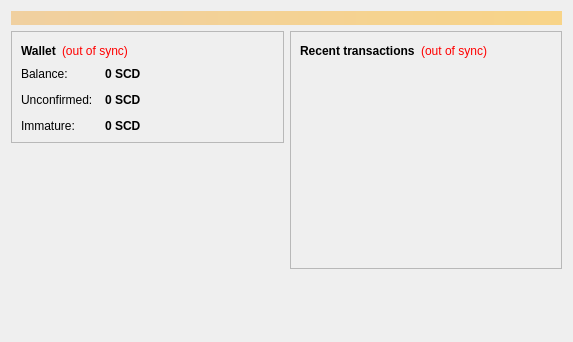
<?xml version="1.0" encoding="UTF-8"?>
<ui version="4.0">
 <class>OverviewPage</class>
 <widget class="QWidget" name="OverviewPage">
  <property name="geometry">
   <rect>
    <x>0</x>
    <y>0</y>
    <width>573</width>
    <height>342</height>
   </rect>
  </property>
  <property name="windowTitle">
   <string>Form</string>
  </property>
  <layout class="QVBoxLayout" name="topLayout">
   <item>
    <widget class="QLabel" name="labelAlerts">
     <property name="visible">
      <bool>false</bool>
     </property>
     <property name="styleSheet">
      <string notr="true">background-color: qlineargradient(x1: 0, y1: 0, x2: 1, y2: 0, stop:0 #F0D0A0, stop:1 #F8D488); color:#000000;</string>
     </property>
     <property name="wordWrap">
      <bool>true</bool>
     </property>
     <property name="margin">
      <number>3</number>
     </property>
    </widget>
   </item>
   <item>
    <layout class="QHBoxLayout" name="horizontalLayout" stretch="1,1">
     <item>
      <layout class="QVBoxLayout" name="verticalLayout_2">
       <item>
        <widget class="QFrame" name="frame">
         <property name="frameShape">
          <enum>QFrame::StyledPanel</enum>
         </property>
         <property name="frameShadow">
          <enum>QFrame::Raised</enum>
         </property>
         <layout class="QVBoxLayout" name="verticalLayout_4">
          <item>
           <layout class="QHBoxLayout" name="horizontalLayout_4">
            <item>
             <widget class="QLabel" name="label_5">
              <property name="font">
               <font>
                <weight>75</weight>
                <bold>true</bold>
               </font>
              </property>
              <property name="text">
               <string>Wallet</string>
              </property>
             </widget>
            </item>
            <item>
             <widget class="QLabel" name="labelWalletStatus">
              <property name="toolTip">
               <string>The displayed information may be out of date. Your wallet automatically synchronizes with the Suicide network after a connection is established, but this process has not completed yet.</string>
              </property>
              <property name="styleSheet">
               <string notr="true">QLabel { color: red; }</string>
              </property>
              <property name="text">
               <string notr="true">(out of sync)</string>
              </property>
              <property name="alignment">
               <set>Qt::AlignLeading|Qt::AlignLeft|Qt::AlignVCenter</set>
              </property>
             </widget>
            </item>
            <item>
             <spacer name="horizontalSpacer_2">
              <property name="orientation">
               <enum>Qt::Horizontal</enum>
              </property>
              <property name="sizeHint" stdset="0">
               <size>
                <width>40</width>
                <height>20</height>
               </size>
              </property>
             </spacer>
            </item>
           </layout>
          </item>
          <item>
           <layout class="QFormLayout" name="formLayout_2">
            <property name="fieldGrowthPolicy">
             <enum>QFormLayout::AllNonFixedFieldsGrow</enum>
            </property>
            <property name="horizontalSpacing">
             <number>12</number>
            </property>
            <property name="verticalSpacing">
             <number>12</number>
            </property>
            <item row="0" column="0">
             <widget class="QLabel" name="label">
              <property name="text">
               <string>Balance:</string>
              </property>
             </widget>
            </item>
            <item row="0" column="1">
             <widget class="QLabel" name="labelBalance">
              <property name="font">
               <font>
                <weight>75</weight>
                <bold>true</bold>
               </font>
              </property>
              <property name="cursor">
               <cursorShape>IBeamCursor</cursorShape>
              </property>
              <property name="toolTip">
               <string>Your current balance</string>
              </property>
              <property name="text">
               <string notr="true">0 SCD</string>
              </property>
              <property name="textInteractionFlags">
               <set>Qt::LinksAccessibleByMouse|Qt::TextSelectableByKeyboard|Qt::TextSelectableByMouse</set>
              </property>
             </widget>
            </item>
            <item row="1" column="0">
             <widget class="QLabel" name="label_3">
              <property name="text">
               <string>Unconfirmed:</string>
              </property>
             </widget>
            </item>
            <item row="1" column="1">
             <widget class="QLabel" name="labelUnconfirmed">
              <property name="font">
               <font>
                <weight>75</weight>
                <bold>true</bold>
               </font>
              </property>
              <property name="cursor">
               <cursorShape>IBeamCursor</cursorShape>
              </property>
              <property name="toolTip">
               <string>Total of transactions that have yet to be confirmed, and do not yet count toward the current balance</string>
              </property>
              <property name="text">
               <string notr="true">0 SCD</string>
              </property>
              <property name="textInteractionFlags">
               <set>Qt::LinksAccessibleByMouse|Qt::TextSelectableByKeyboard|Qt::TextSelectableByMouse</set>
              </property>
             </widget>
            </item>
            <item row="2" column="0">
             <widget class="QLabel" name="labelImmatureText">
              <property name="text">
               <string>Immature:</string>
              </property>
             </widget>
            </item>
            <item row="2" column="1">
             <widget class="QLabel" name="labelImmature">
              <property name="font">
               <font>
                <weight>75</weight>
                <bold>true</bold>
               </font>
              </property>
              <property name="toolTip">
               <string>Mined balance that has not yet matured</string>
              </property>
              <property name="text">
               <string notr="true">0 SCD</string>
              </property>
              <property name="textInteractionFlags">
               <set>Qt::LinksAccessibleByMouse|Qt::TextSelectableByKeyboard|Qt::TextSelectableByMouse</set>
              </property>
             </widget>
            </item>
           </layout>
          </item>
         </layout>
        </widget>
       </item>
       <item>
        <spacer name="verticalSpacer">
         <property name="orientation">
          <enum>Qt::Vertical</enum>
         </property>
         <property name="sizeHint" stdset="0">
          <size>
           <width>20</width>
           <height>40</height>
          </size>
         </property>
        </spacer>
       </item>
      </layout>
     </item>
     <item>
      <layout class="QVBoxLayout" name="verticalLayout_3">
       <item>
        <widget class="QFrame" name="frame_2">
         <property name="frameShape">
          <enum>QFrame::StyledPanel</enum>
         </property>
         <property name="frameShadow">
          <enum>QFrame::Raised</enum>
         </property>
         <layout class="QVBoxLayout" name="verticalLayout">
          <item>
           <layout class="QHBoxLayout" name="horizontalLayout_2">
            <item>
             <widget class="QLabel" name="label_4">
              <property name="text">
               <string>&lt;b&gt;Recent transactions&lt;/b&gt;</string>
              </property>
             </widget>
            </item>
            <item>
             <widget class="QLabel" name="labelTransactionsStatus">
              <property name="toolTip">
               <string>The displayed information may be out of date. Your wallet automatically synchronizes with the Suicide network after a connection is established, but this process has not completed yet.</string>
              </property>
              <property name="styleSheet">
               <string notr="true">QLabel { color: red; }</string>
              </property>
              <property name="text">
               <string notr="true">(out of sync)</string>
              </property>
              <property name="alignment">
               <set>Qt::AlignRight|Qt::AlignTrailing|Qt::AlignVCenter</set>
              </property>
             </widget>
            </item>
            <item>
             <spacer name="horizontalSpacer">
              <property name="orientation">
               <enum>Qt::Horizontal</enum>
              </property>
              <property name="sizeHint" stdset="0">
               <size>
                <width>40</width>
                <height>20</height>
               </size>
              </property>
             </spacer>
            </item>
           </layout>
          </item>
          <item>
           <widget class="QListView" name="listTransactions">
            <property name="styleSheet">
             <string notr="true">QListView { background: transparent; }</string>
            </property>
            <property name="frameShape">
             <enum>QFrame::NoFrame</enum>
            </property>
            <property name="verticalScrollBarPolicy">
             <enum>Qt::ScrollBarAlwaysOff</enum>
            </property>
            <property name="horizontalScrollBarPolicy">
             <enum>Qt::ScrollBarAlwaysOff</enum>
            </property>
            <property name="selectionMode">
             <enum>QAbstractItemView::NoSelection</enum>
            </property>
           </widget>
          </item>
         </layout>
        </widget>
       </item>
       <item>
        <spacer name="verticalSpacer_2">
         <property name="orientation">
          <enum>Qt::Vertical</enum>
         </property>
         <property name="sizeHint" stdset="0">
          <size>
           <width>20</width>
           <height>40</height>
          </size>
         </property>
        </spacer>
       </item>
      </layout>
     </item>
    </layout>
   </item>
  </layout>
 </widget>
 <resources/>
 <connections/>
</ui>
